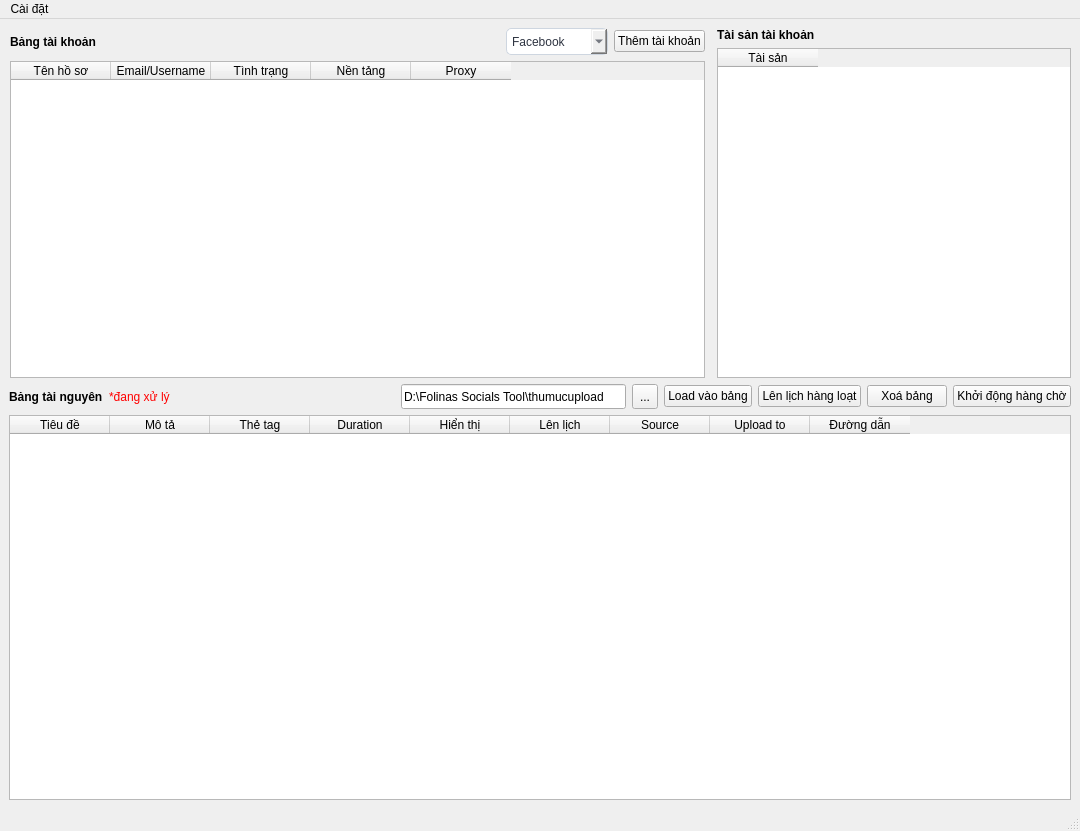
<?xml version="1.0" encoding="UTF-8"?>
<ui version="4.0">
 <class>MainWindow</class>
 <widget class="QMainWindow" name="MainWindow">
  <property name="geometry">
   <rect>
    <x>0</x>
    <y>0</y>
    <width>1080</width>
    <height>831</height>
   </rect>
  </property>
  <property name="windowTitle">
   <string>Giao diện trang  chủ</string>
  </property>
  <widget class="QWidget" name="centralwidget">
   <layout class="QGridLayout" name="gridLayout">
    <item row="1" column="0">
     <layout class="QVBoxLayout" name="verticalLayout_3">
      <item>
       <layout class="QHBoxLayout" name="horizontalLayout_4">
        <item>
         <widget class="QLabel" name="label_3">
          <property name="font">
           <font>
            <weight>75</weight>
            <bold>true</bold>
           </font>
          </property>
          <property name="text">
           <string>Bảng tài nguyên</string>
          </property>
         </widget>
        </item>
        <item>
         <widget class="QLabel" name="inProcessing">
          <property name="styleSheet">
           <string notr="true">color:red</string>
          </property>
          <property name="text">
           <string>*đang xử lý</string>
          </property>
         </widget>
        </item>
        <item>
         <spacer name="horizontalSpacer_2">
          <property name="orientation">
           <enum>Qt::Horizontal</enum>
          </property>
          <property name="sizeHint" stdset="0">
           <size>
            <width>40</width>
            <height>20</height>
           </size>
          </property>
         </spacer>
        </item>
        <item>
         <widget class="QLineEdit" name="folderPath">
          <property name="minimumSize">
           <size>
            <width>0</width>
            <height>25</height>
           </size>
          </property>
          <property name="text">
           <string>D:\Folinas Socials Tool\thumucupload</string>
          </property>
         </widget>
        </item>
        <item>
         <widget class="QToolButton" name="choosePath">
          <property name="minimumSize">
           <size>
            <width>26</width>
            <height>25</height>
           </size>
          </property>
          <property name="text">
           <string>...</string>
          </property>
         </widget>
        </item>
        <item>
         <widget class="QPushButton" name="loadToTable">
          <property name="text">
           <string>Load vào bảng</string>
          </property>
         </widget>
        </item>
        <item>
         <widget class="QPushButton" name="bulkScheduleWindowBtn">
          <property name="text">
           <string>Lên lịch hàng loạt</string>
          </property>
         </widget>
        </item>
        <item>
         <widget class="QPushButton" name="clearTable">
          <property name="text">
           <string>Xoá bảng</string>
          </property>
         </widget>
        </item>
        <item>
         <widget class="QPushButton" name="openQueue">
          <property name="text">
           <string>Khởi động hàng chờ</string>
          </property>
         </widget>
        </item>
       </layout>
      </item>
      <item>
       <widget class="QTableWidget" name="videosTable">
        <property name="editTriggers">
         <set>QAbstractItemView::AnyKeyPressed|QAbstractItemView::EditKeyPressed</set>
        </property>
        <column>
         <property name="text">
          <string>Tiêu đề</string>
         </property>
        </column>
        <column>
         <property name="text">
          <string>Mô tả</string>
         </property>
        </column>
        <column>
         <property name="text">
          <string>Thẻ tag</string>
         </property>
        </column>
        <column>
         <property name="text">
          <string>Duration</string>
         </property>
        </column>
        <column>
         <property name="text">
          <string>Hiển thị</string>
         </property>
        </column>
        <column>
         <property name="text">
          <string>Lên lịch</string>
         </property>
        </column>
        <column>
         <property name="text">
          <string>Source</string>
         </property>
        </column>
        <column>
         <property name="text">
          <string>Upload to</string>
         </property>
        </column>
        <column>
         <property name="text">
          <string>Đường dẫn</string>
         </property>
        </column>
       </widget>
      </item>
     </layout>
    </item>
    <item row="0" column="0">
     <widget class="QWidget" name="widgetAbove" native="true">
      <property name="maximumSize">
       <size>
        <width>16777215</width>
        <height>350</height>
       </size>
      </property>
      <layout class="QHBoxLayout" name="horizontalLayout_2">
       <property name="leftMargin">
        <number>0</number>
       </property>
       <property name="topMargin">
        <number>0</number>
       </property>
       <property name="rightMargin">
        <number>0</number>
       </property>
       <property name="bottomMargin">
        <number>0</number>
       </property>
       <item>
        <spacer name="horizontalSpacer_3">
         <property name="orientation">
          <enum>Qt::Horizontal</enum>
         </property>
         <property name="sizeType">
          <enum>QSizePolicy::Fixed</enum>
         </property>
         <property name="sizeHint" stdset="0">
          <size>
           <width>1</width>
           <height>20</height>
          </size>
         </property>
        </spacer>
       </item>
       <item>
        <layout class="QVBoxLayout" name="verticalLayout">
         <item>
          <layout class="QHBoxLayout" name="horizontalLayout">
           <item>
            <widget class="QLabel" name="label">
             <property name="font">
              <font>
               <weight>75</weight>
               <bold>true</bold>
              </font>
             </property>
             <property name="text">
              <string>Bảng tài khoản</string>
             </property>
            </widget>
           </item>
           <item>
            <spacer name="horizontalSpacer">
             <property name="orientation">
              <enum>Qt::Horizontal</enum>
             </property>
             <property name="sizeHint" stdset="0">
              <size>
               <width>40</width>
               <height>20</height>
              </size>
             </property>
            </spacer>
           </item>
           <item>
            <widget class="QComboBox" name="typeAddComboBox">
             <property name="minimumSize">
              <size>
               <width>102</width>
               <height>27</height>
              </size>
             </property>
             <property name="styleSheet">
              <string notr="true">border: 1px solid #ced6e0;
padding-left: 5px;
border-radius: 5px;
color: #2f3542;</string>
             </property>
             <item>
              <property name="text">
               <string>Facebook</string>
              </property>
             </item>
             <item>
              <property name="text">
               <string>Youtube</string>
              </property>
             </item>
             <item>
              <property name="text">
               <string>X - Twitter</string>
              </property>
             </item>
             <item>
              <property name="text">
               <string>Instagram</string>
              </property>
             </item>
            </widget>
           </item>
           <item>
            <widget class="QPushButton" name="addOneAccount">
             <property name="text">
              <string>Thêm tài khoản</string>
             </property>
            </widget>
           </item>
          </layout>
         </item>
         <item>
          <widget class="QTableWidget" name="profilesTable">
           <property name="editTriggers">
            <set>QAbstractItemView::AnyKeyPressed|QAbstractItemView::EditKeyPressed</set>
           </property>
           <column>
            <property name="text">
             <string>Tên hồ sơ</string>
            </property>
           </column>
           <column>
            <property name="text">
             <string>Email/Username</string>
            </property>
           </column>
           <column>
            <property name="text">
             <string>Tình trạng</string>
            </property>
           </column>
           <column>
            <property name="text">
             <string>Nền tảng</string>
            </property>
           </column>
           <column>
            <property name="text">
             <string>Proxy</string>
            </property>
           </column>
          </widget>
         </item>
        </layout>
       </item>
       <item>
        <widget class="QWidget" name="widgetRight" native="true">
         <property name="maximumSize">
          <size>
           <width>360</width>
           <height>16777215</height>
          </size>
         </property>
         <layout class="QVBoxLayout" name="verticalLayout_2">
          <property name="leftMargin">
           <number>6</number>
          </property>
          <property name="topMargin">
           <number>0</number>
          </property>
          <property name="rightMargin">
           <number>0</number>
          </property>
          <property name="bottomMargin">
           <number>0</number>
          </property>
          <item>
           <layout class="QHBoxLayout" name="horizontalLayout_3">
            <item>
             <widget class="QLabel" name="label_2">
              <property name="font">
               <font>
                <weight>75</weight>
                <bold>true</bold>
               </font>
              </property>
              <property name="text">
               <string>Tài sản tài khoản</string>
              </property>
             </widget>
            </item>
           </layout>
          </item>
          <item>
           <widget class="QTableWidget" name="assetsTable">
            <property name="maximumSize">
             <size>
              <width>355</width>
              <height>16777215</height>
             </size>
            </property>
            <column>
             <property name="text">
              <string>Tài sản</string>
             </property>
            </column>
           </widget>
          </item>
         </layout>
        </widget>
       </item>
      </layout>
     </widget>
    </item>
   </layout>
  </widget>
  <widget class="QStatusBar" name="statusbar"/>
  <widget class="QMenuBar" name="menuBar">
   <property name="geometry">
    <rect>
     <x>0</x>
     <y>0</y>
     <width>1080</width>
     <height>21</height>
    </rect>
   </property>
   <widget class="QMenu" name="menuC_i_t">
    <property name="title">
     <string>Cài đặt</string>
    </property>
    <addaction name="uploadSettingsBtn"/>
   </widget>
   <addaction name="menuC_i_t"/>
  </widget>
  <action name="uploadSettingsBtn">
   <property name="text">
    <string>Cài đặt upload</string>
   </property>
  </action>
 </widget>
 <resources/>
 <connections/>
</ui>
